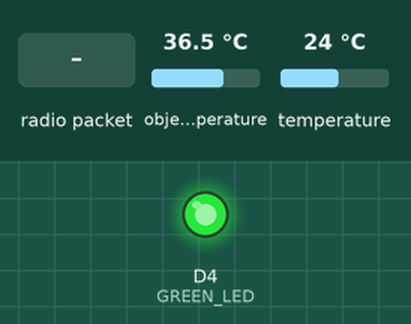
This sketch was run on a simulated ESP8266 (Wemos D1 mini). Parts: output pins drawn as LEDs (lit = HIGH). The test bench sets the inputs (shaded band); at power-on: object temperature 36.5 °C, temperature 24 °C. No radio packets arrive unless stated; pins used as bus, display or sensor lines are not drawn; what the sketch prints to the serial monitor is not drawn.

Above: at 3.0 s.
3.1 s: radio packet "1" arrives
At 3.7 s:
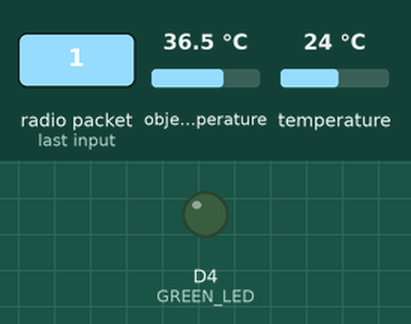
Timing chart, 0 to 6.1 s (numbered marks = the images above; inputs shaded):
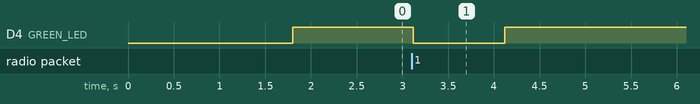

Measured:
- after the input at 3.1 s, D4 (GREEN_LED): HIGH → LOW at once, → HIGH 1.0 s later

The sketch:

LoRa_TX.ino
```cpp
#include <ESP8266WiFi.h>

#include <Adafruit_MLX90614.h>

// Feather9x_TX
// -*- mode: C++ -*-
// Example sketch showing how to create a simple messaging client (transmitter)
// with the RH_RF95 class. RH_RF95 class does not provide for addressing or
// reliability, so you should only use RH_RF95 if you do not need the higher
// level messaging abilities.
// It is designed to work with the other example Feather9x_RX

#include <SPI.h>
#include <RH_RF95.h>
#include <Wire.h>


// for WEMOs D1 Mini
#define RFM95_CS      D0
#define RFM95_INT     D8
#define RFM95_RST     D3

#define GREEN_LED D4

// Change to 434.0 or other frequency, must match RX's freq!
#define RF95_FREQ 434.0

// Blinky on send
#define LED LED_BUILTIN
// Where to send packets to!
#define DEST_ADDRESS   1
// change addresses for each client board, any number :)
#define MY_ADDRESS     3
// Singleton instance of the radio driver
RH_RF95 rf95(RFM95_CS, RFM95_INT);

// for the
Adafruit_MLX90614 mlx = Adafruit_MLX90614();

void setup()
{
  // we're not using the Wemos WiFi.
  WiFi.mode(WIFI_OFF);
  pinMode(RFM95_RST, OUTPUT);
  delay(500);
  digitalWrite(RFM95_RST, HIGH);
  delay(500);
  pinMode(LED, OUTPUT);
  pinMode(GREEN_LED, OUTPUT);
  delay(500);
  Serial.begin(115200);
  while (!Serial) {
    delay(1);
  }

  delay(100);

  Serial.println("Feather LoRa TX!");

  // manual reset
  digitalWrite(RFM95_RST, LOW);
  delay(100);
  digitalWrite(RFM95_RST, HIGH);
  delay(100);

  while (!rf95.init()) {
    Serial.println("LoRa radio init failed");
    while (1);
  }
  Serial.println("LoRa radio init OK!");  // Defaults after init are 434.0MHz, modulation GFSK_Rb250Fd250, +13dbM
  if (!rf95.setFrequency(RF95_FREQ)) {
    Serial.println("setFrequency failed");
    while (1);
  }
  Serial.print("Set Freq to: "); Serial.println(RF95_FREQ);

  // Defaults after init are 434.0MHz, 13dBm, Bw = 125 kHz, Cr = 4/5, Sf = 128chips/symbol, CRC on

  // The default transmitter power is 13dBm, using PA_BOOST.
  // If you are using RFM95/96/97/98 modules which uses the PA_BOOST transmitter pin, then
  // you can set transmitter powers from 5 to 23 dBm:
  rf95.setTxPower(23, false);
  Serial.println("Starti g sensor ... ");
  mlx.begin();
}

int16_t packetnum = 0;  // packet counter, we increment per xmission

void loop()
{
  Serial.println("Reading Temp...");
  char buf[RH_RF95_MAX_MESSAGE_LEN];
  uint8_t len = sizeof(buf);
  double ambTempC = mlx.readAmbientTempC();
  double objTempC = mlx.readObjectTempC();

  // Message format is "T,AmbientTemp,ObjectTemp" because the receiver is ALSO getting
  // data from a radiation sensor.
  Serial.print("Amb: "); Serial.print(ambTempC);
  Serial.print(" Obj: " ); Serial.println(objTempC);
  sprintf(buf, "%s,%s,%s", "T", String(ambTempC).c_str(), String(objTempC).c_str());
  digitalWrite(LED, HIGH);
  digitalWrite(GREEN_LED, HIGH);
  sendMessage(buf, len);
  digitalWrite(LED, LOW);
  digitalWrite(GREEN_LED, LOW);
  delay(1000); // Wait 1 second between transmits,

}

int sendMessage(char* buf, uint8_t len) {
  Serial.println("Transmitting..."); // Send a message to rf95_server
  char radiopacket[20];
  for (int x = 0; x < 20; x++) {
    if (x == len || x > len) {
      radiopacket[x] = '\0';
    }
    radiopacket[x] = buf[x];
  }
  itoa(packetnum++, radiopacket + 13, 10);
  Serial.print("Sending "); Serial.println(radiopacket);
  radiopacket[19] = 0;

  Serial.println("Sending...");
  delay(10);
  rf95.send((uint8_t *)radiopacket, 20);

  Serial.println("Waiting for packet to complete...");
  delay(10);
  rf95.waitPacketSent();
  // Now wait for a reply
  waitReply();
}

void waitReply() {
  uint8_t buf[RH_RF95_MAX_MESSAGE_LEN];
  uint8_t len = sizeof(buf);

  Serial.println("Waiting for reply...");
  if (rf95.waitAvailableTimeout(10000))
  {
    // Should be a reply message for us now
    if (rf95.recv(buf, &len))
    {
      Serial.print("Got reply: ");
      Serial.println((char*)buf);
      Serial.print("RSSI: ");
      Serial.println(rf95.lastRssi(), DEC);
    }
    else
    {
      Serial.println("Receive failed");
    }
  }
  else
  {
    Serial.println("No reply, is there a listener around?");
  }
}
```
